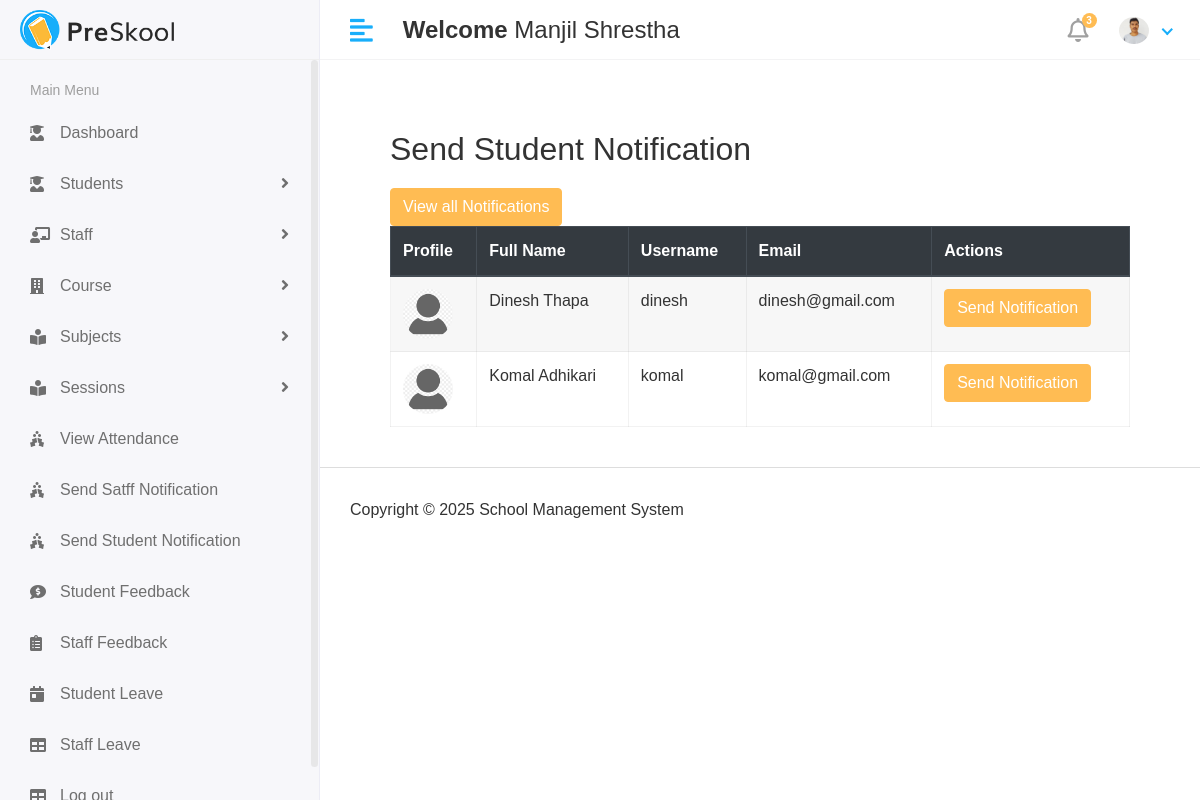
The app's page /Hod/Student/send_notification (signed in), older data.
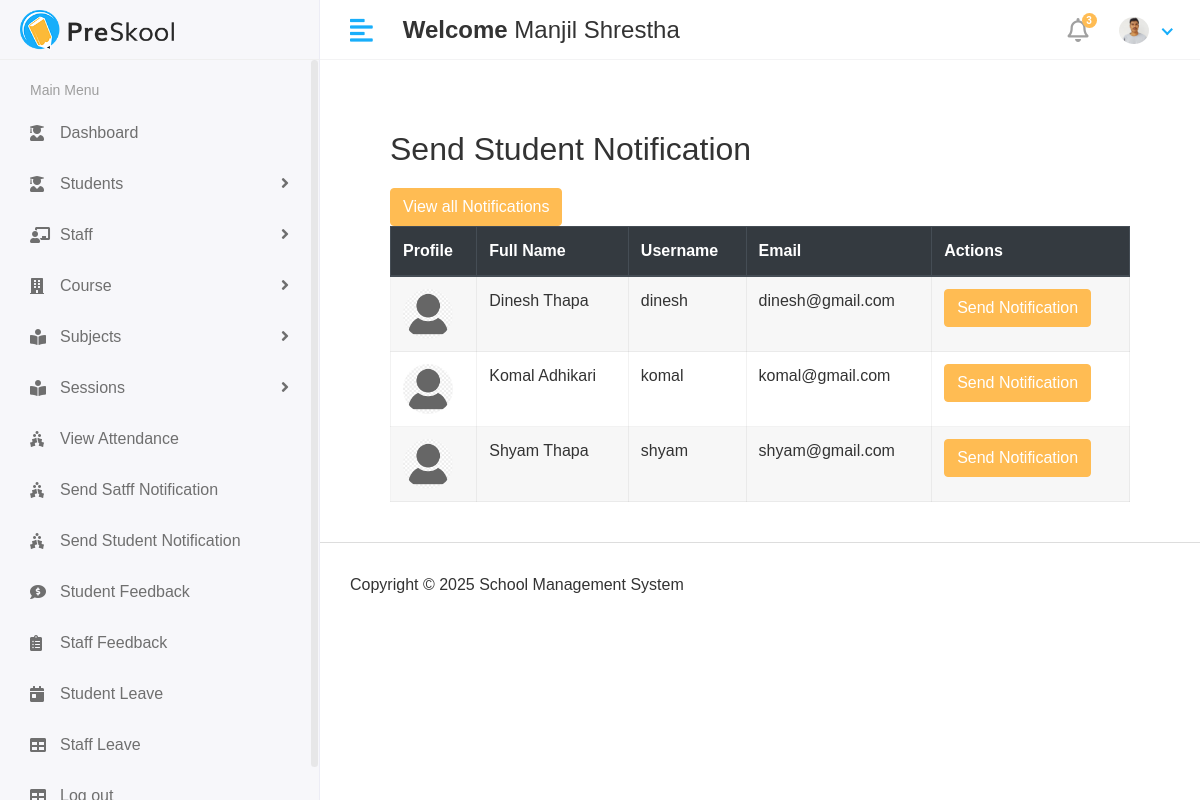
The same page, newer data.
### app/models.py (models this page shows, shortened)
class student(models.Model):
    admin = models.OneToOneField(CustomUser, on_delete=models.DO_NOTHING)
    address = models.TextField()
    gender = models.CharField(max_length=10)
    phone_number = models.CharField(max_length=15, default='')
    course_id = models.ForeignKey(course, on_delete=models.DO_NOTHING)
    session_year_id = models.ForeignKey(session_year, on_delete=models.DO_NOTHING)
    created_at = models.DateField(auto_now_add=True)
    updated_at = models.DateField(auto_now=True)

class CustomUser(AbstractUser):
   USER= (
      (1,'hod'),
      (2,'staff'),
      (3,'student'),
    )
   user_type=models.CharField(choices=USER,max_length=50,default=1)
   profile_pic = models.ImageField(upload_to='media/profile_pics')

### school_management_system/Hod_Views.py (the view)
# urls.py: path('Hod/Student/send_notification',Hod_Views.send_student_notification,name='send_student_notification'),
@login_required(login_url='/')
def send_student_notification(request):
    students = student.objects.all()
    see_notification = student_notification.objects.all().order_by('-id')[0:5]
    context = {
        'students': students,
        'see_notification': see_notification,
    }
    return render(request, 'Hod/send_student_notification.html',context)

### templates/Hod/send_student_notification.html (shortened to what this page needs)
{% extends 'base.html' %}
{%load static%}
{% block content%}
<div class="container" style="padding: 40px; font-family: Arial, sans-serif;">
    <h2 style="color: #333; margin-bottom: 20px;">Send Student Notification</h2>
    <button type="button" class="btn btn-primary" data-toggle="modal" data-target="#exampleModal">
     View all Notifications
    </button>
    <div class="table-responsive">
        <table id="studentTable" class="table table-striped table-bordered" style="width: 100%; background: #fff;">
            <thead class="thead-dark">
                <tr>
                    <th>Profile</th>
                    <th>Full Name</th>
                    <th>Username</th>
                    <th>Email</th>
                    <th>Actions</th>
                </tr>
            </thead>
            <tbody>
                {% for i in students %}
                <tr>
                    <td>
                        {% if i.admin.profile_pic %}
                            <img src="{{ i.admin.profile_pic.url }}" width="50" height="50" class="rounded-circle">
                        {% else %}
                            No Image
                        {% endif %}
                    </td>
                    <td>{{ i.admin.first_name }} {{ i.admin.last_name }}</td>
                    <td>{{ i.admin.username }}</td>
                    <td>{{ i.admin.email }}</td>
                    <td>
                       <button type="button" class="btn btn-primary" data-toggle="modal" data-target="#send_student_notification-{{forloop.counter}}">
                       Send Notification
                        </button>
                    </td>
                </tr>
                {% endfor %}
            </tbody>
        </table>
    </div>
</div>
{%endblock%}

Row changes from the older to the newer data that the page shows:
added student: admin.profile_pic (placeholder picture), admin.first_name "Shyam", admin.last_name "Thapa", admin.username "shyam", admin.email "shyam@gmail.com"
